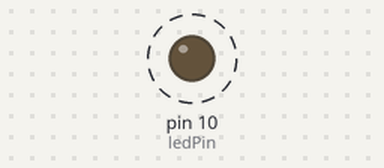
A sketch run on a simulated Arduino Uno, built with avr-gcc and run on an emulated ATmega328P. On the bench: output pins drawn as LEDs (lit = HIGH). Dashed ring = blinking.

Above: at 0.15 s.
Timing chart, 0 to 3.0 s (numbered marks = the images above):
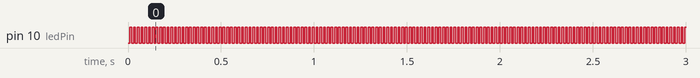

The sketch:

INVERTER_SWITCHING.ino
```cpp
// INVERTER SWITCHING CODE
// DESING BY MD HASEMI RAFSAN JANI SHOHAN
// MOB 01784032597

 int ledPin = 10;


void setup() {

  pinMode(ledPin, OUTPUT);

  pinMode(11, INPUT);
  Serial.begin(9600);


}

void loop() {

   digitalWrite(ledPin,LOW);
   delay (10); //  FOR 50 HZ FREQUENCY  delay (100);
   digitalWrite(ledPin,HIGH);
   delay (10); // FOR 50 HZ FREQUENCY  delay (100);


  }
```

Measured:
- by itself, pin 10 (ledPin): alternates HIGH for 0.01 s and LOW for 0.01 s
